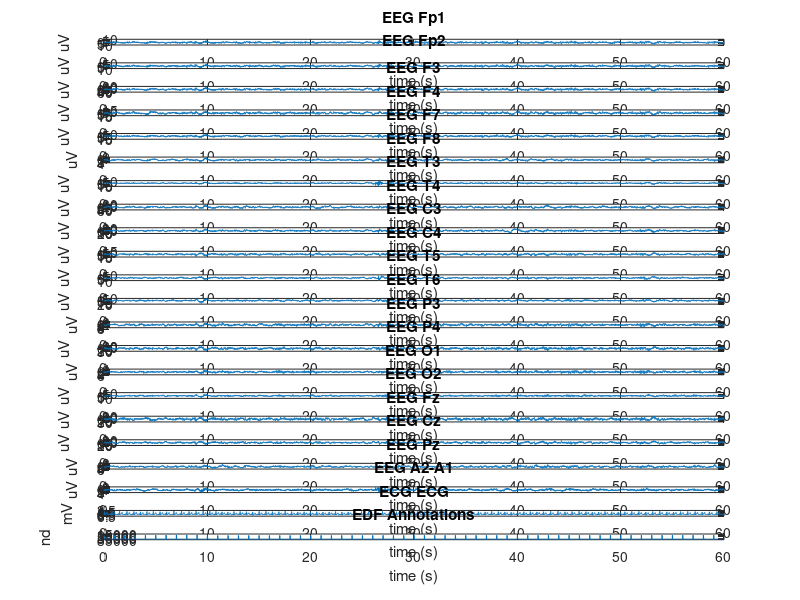

The MATLAB source for this figure:
signal = load("downloaded_signal.mat");
    signal = signal.val;
    % number of samples
    N = size(signal,2);
    % number of channels
    Ch = size(signal,1);
    % sampling  - read from the .info file
    fs = 500;
    % base(s) and gain(s) - copy-paste data from .info file, for all channels if
    % necessary
    %base = 759.926000705;
    %gain = -3475;
    %units = 'uV';
    %channel_names = ['EEG Fp1'];
    
    base = [759.926000705,665.572325678, 573.024187942	,631.69163231	,789.269357091	,390.107862279, 222.987346527,	547.763543346, 527.555401568, 656.48690402, 560.753949022, 469.788751694,  496.93170171, 577.685346555, 197.322543698, 437.220424275, 680.442260993, 624.598992865, 202.349833174, 1180.34654117, 47502.3484796, 32767.5];
    gain = [-3475, -3016, -513, -2019, -2530, -6292, -1361, -456, -1115, 2539, 2884, -1545, -3431, 990, -2476,	-3611,	943,	1209,	-2092,	4558,	-10770,-1];
        %unit(s) - copy-paste data from .info file, for all channels if necessary
    units = {'uV','uV','uV','uV','uV','uV','uV','uV','uV','uV','uV','uV','uV','uV','uV','uV','uV','uV','uV','uV','mV','nd'};
        %channel names - copy-paste data from .info file, for all channels if
        % necessary
    channel_names = {'EEG Fp1',	'EEG Fp2', 'EEG F3', 'EEG F4', 'EEG F7', 'EEG F8', 'EEG T3', 'EEG T4', 'EEG C3', 'EEG C4', 'EEG T5', 'EEG T6', 'EEG P3', 'EEG P4', 'EEG O1', 'EEG O2', 'EEG Fz', 'EEG Cz', 'EEG Pz'	'EEG A2-A1', 'ECG ECG','EDF Annotations'};
        
        % create the appropriate time array, starting from 0s
        time = 0:0.002:59.998;
        
        figure(2)
        for I = 1: Ch
        %correct for base and gain
        signal(I,:) = (signal(I,:)- base(1,I))/gain(1,I);
            
        subplot(Ch,1,I)
        % plotting the upcoming channel data
        plot(time,signal(I,:))
        % title and axes
        title(channel_names(I))
        xlabel('time (s)')
        ylabel(units(I))
        end